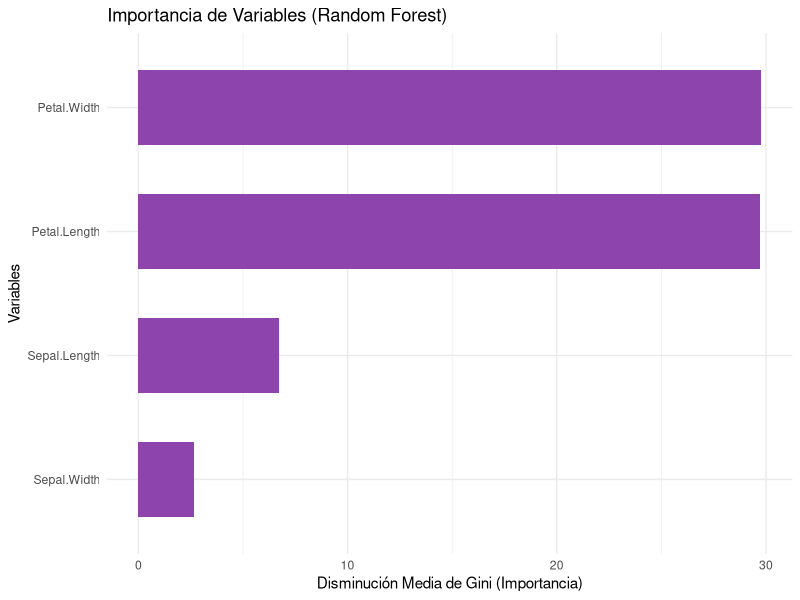

This chart was generated by the following R code:
# ==============================================================================
# 04_random_forest.R: Random Forest para Clasificación
# ==============================================================================

# 1. Carga de librerías
library(tidyverse)
# Nota: Si no tiene instalado 'randomForest', ejecute: install.packages("randomForest")
library(randomForest)

# 2. Carga y preprocesamiento de datos
data("iris")
datos <- as_tibble(iris)

# División en entrenamiento (70%) y prueba (30%)
set.seed(111)
indices <- sample(1:nrow(datos), size = 0.7 * nrow(datos))
entrenamiento <- datos[indices, ]
prueba <- datos[-indices, ]

# 3. Entrenamiento del modelo
# Clasificación de la especie (Species) utilizando todos los predictores
modelo_rf <- randomForest(Species ~ ., data = entrenamiento, ntree = 100, importance = TRUE)

# Resumen del modelo
print(modelo_rf)

# 4. Evaluación y Visualización
# Predicciones en el conjunto de prueba
predicciones <- predict(modelo_rf, newdata = prueba)

# Matriz de confusión
matriz_confusion <- table(Real = prueba$Species, Predicho = predicciones)
print("Matriz de Confusión:")
print(matriz_confusion)

# Importancia de variables
importancia <- as.data.frame(importance(modelo_rf))
importancia$Variable <- rownames(importancia)

# Graficar la importancia de variables usando ggplot2 (Mean Decrease Gini)
ggplot(importancia, aes(x = reorder(Variable, MeanDecreaseGini), y = MeanDecreaseGini)) +
  geom_bar(stat = "identity", fill = "#8e44ad", width = 0.6) +
  coord_flip() +
  theme_minimal() +
  labs(title = "Importancia de Variables (Random Forest)",
       x = "Variables",
       y = "Disminución Media de Gini (Importancia)")
